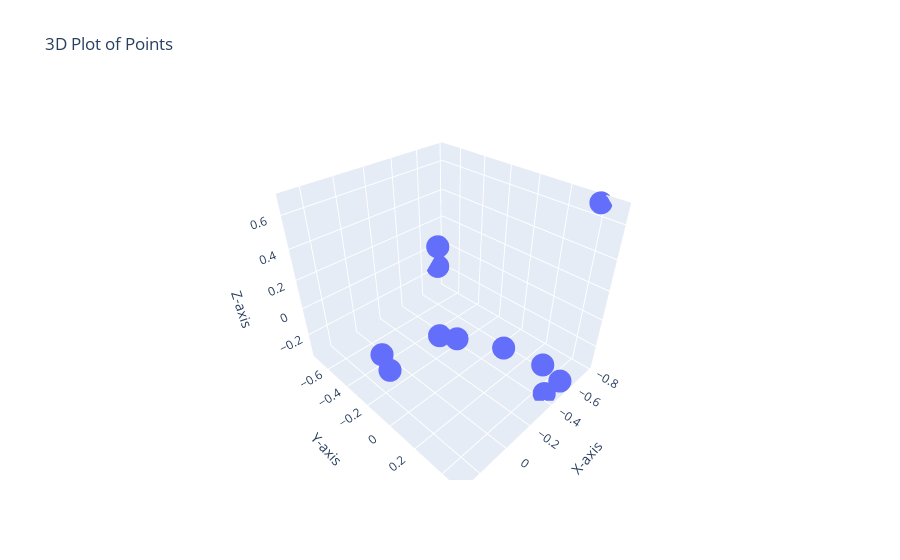

Source (notebook cell):
### Code cell
N = 12 # system size
k = 0 # sample number
letters = ['1', 'X', 'Y', 'Z']

J = abs(np.loadtxt('couplings/{}/{}_{}{}.txt'.format(N, k, letters[1], letters[3])))
for a,b in [(1,1),(2,2),(3,3),(3,1)]:
    Jab = abs(np.loadtxt('couplings/{}/{}_{}{}.txt'.format(N, k, letters[a], letters[b])))
    J+=Jab

#threshold = 1e-4  # Set this to the threshold you want to use
#Jab[np.abs(Jab) < threshold] = 0

Jab=J

MDS(Jab,0.3)

### Figure 1 — Plotly figure (JSON) as saved in the notebook; plotly's stock layout.template omitted (floating-point values rounded to 4 significant figures)
{"data": [{"mode": "markers", "type": "scatter3d", "x": [-0.2804, 0.2967, 0.2967, -0.4527, -0.4148, -0.72, -0.5183, -0.1464, 0.2676, -0.7009, -0.7818, 0.09007], "y": [0.2489, 0.0004577, 0.0004577, 0.4011, 0.4608, -0.7293, 0.4893, 0.02717, -0.09686, -0.7044, 0.391, 0.1398], "z": [-0.04542, 0.02009, 0.02009, -0.1858, -0.3426, -0.1582, -0.2978, -0.03377, 0.0402, 0.02482, 0.6852, 0.2026]}], "layout": {"scene": {"xaxis": {"title": {"text": "X-axis"}}, "yaxis": {"title": {"text": "Y-axis"}}, "zaxis": {"title": {"text": "Z-axis"}}}, "title": {"text": "3D Plot of Points"}}}
